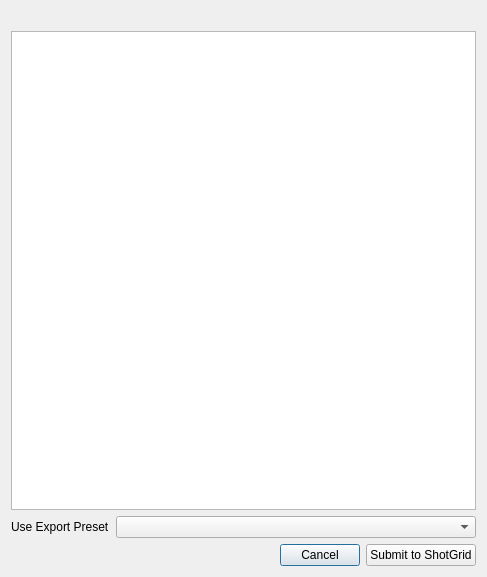
<?xml version="1.0" encoding="UTF-8"?>
<ui version="4.0">
 <class>SubmitDialog</class>
 <widget class="QDialog" name="SubmitDialog">
  <property name="geometry">
   <rect>
    <x>0</x>
    <y>0</y>
    <width>487</width>
    <height>577</height>
   </rect>
  </property>
  <property name="windowTitle">
   <string>Submit to ShotGrid</string>
  </property>
  <layout class="QVBoxLayout" name="verticalLayout">
   <item>
    <widget class="QLabel" name="label_2">
     <property name="text">
      <string/>
     </property>
     <property name="pixmap">
      <pixmap resource="resources.qrc">:/tk-flame-export/ui_splash.png</pixmap>
     </property>
    </widget>
   </item>
   <item>
    <widget class="QPlainTextEdit" name="comments">
     <property name="minimumSize">
      <size>
       <width>300</width>
       <height>100</height>
      </size>
     </property>
    </widget>
   </item>
   <item>
    <layout class="QHBoxLayout" name="horizontalLayout_2">
     <item>
      <widget class="QLabel" name="label">
       <property name="text">
        <string>Use Export Preset</string>
       </property>
      </widget>
     </item>
     <item>
      <widget class="QComboBox" name="export_presets">
       <property name="sizePolicy">
        <sizepolicy hsizetype="Expanding" vsizetype="Fixed">
         <horstretch>0</horstretch>
         <verstretch>0</verstretch>
        </sizepolicy>
       </property>
      </widget>
     </item>
    </layout>
   </item>
   <item>
    <layout class="QHBoxLayout" name="horizontalLayout">
     <item>
      <spacer name="horizontalSpacer">
       <property name="orientation">
        <enum>Qt::Horizontal</enum>
       </property>
       <property name="sizeHint" stdset="0">
        <size>
         <width>368</width>
         <height>20</height>
        </size>
       </property>
      </spacer>
     </item>
     <item>
      <widget class="QPushButton" name="cancel">
       <property name="text">
        <string>Cancel</string>
       </property>
      </widget>
     </item>
     <item>
      <widget class="QPushButton" name="submit">
       <property name="text">
        <string>Submit to ShotGrid</string>
       </property>
      </widget>
     </item>
    </layout>
   </item>
  </layout>
 </widget>
 <resources>
  <include location="resources.qrc"/>
 </resources>
 <connections/>
</ui>
